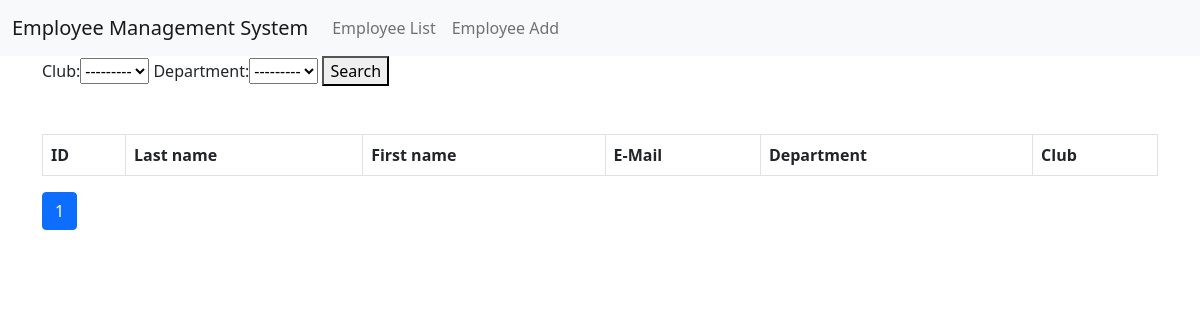
The app's page /, older data.
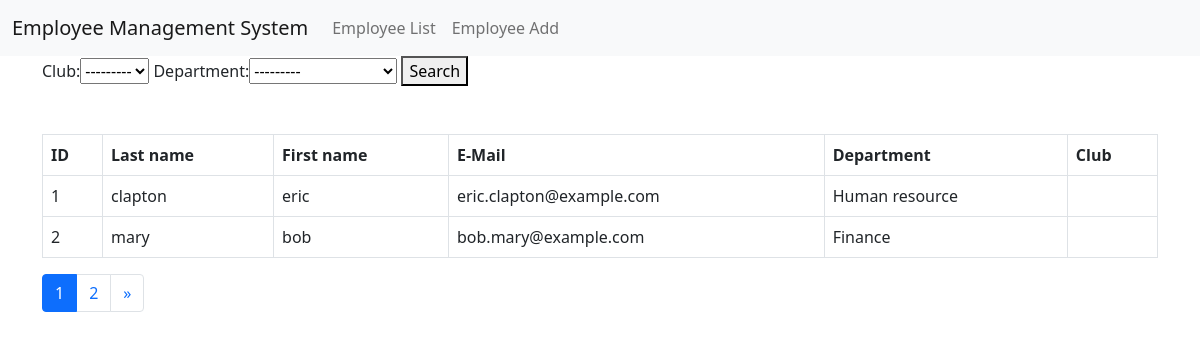
The same page, newer data.
### employee/models.py (models this page shows, shortened)
class Employee(models.Model):
    first_name = models.CharField("First name", max_length=20)
    last_name = models.CharField("Last name", max_length=20)
    email = models.EmailField("E-mail", max_length=254, blank=True)
    department = models.ForeignKey(
        Department, verbose_name="Dep Name", on_delete=models.PROTECT
    )
    club = models.ManyToManyField(Club, verbose_name="Club Name")
    created_at = models.DateTimeField("Date", default=timezone.now)

class Department(models.Model):
    name = models.CharField("Dep Name", max_length=20)
    created_at = models.DateTimeField("Date", default=timezone.now)
    def __str__(self):
        return self.name

### employee/views.py (the view)
# urls.py: path('', views.IndexView.as_view(), name="index"),
class IndexView(generic.ListView):
    model = Employee
    paginate_by = 2
    def get_context_data(self):
        context = super().get_context_data()
        context["form"] = SearchForm(self.request.GET)
        return context
    def get_queryset(self):
        form = SearchForm(self.request.GET)
        form.is_valid()
        queryset = super().get_queryset()
        department = form.cleaned_data["department"]
        if department:
            queryset = queryset.filter(department=department)
        club = form.cleaned_data["club"]
        if club:
            queryset = queryset.filter(club=club)
        return queryset

### employee/forms.py
class SearchForm(forms.Form):
    club = forms.ModelChoiceField(queryset=Club.objects, label="Club", required=False)
    department = forms.ModelChoiceField(queryset=Department.objects, label="Department", required=False)

### employee/templates/employee/employee_list.html
{% extends 'employee/base.html' %}
{% block content %}
    <form action="" method="GET">
        {{ form }}
        <button type="submit">Search</button>
    </form>
    <table class="table table-bordered mt-5">
    <thead>
        <tr>
            <th>ID</th>
            <th>Last name</th>
            <th>First name</th>
            <th>E-Mail</th>
            <th>Department</th>
            <th>Club</th>
        </tr>
    </thead>
    <tbody>
        {% for employee in employee_list %}
            <tr>
                <td>{{ employee.pk }}</td>
                <td>{{ employee.last_name }}</td>
                <td>{{ employee.first_name }}</td>
                <td>{{ employee.email }}</td>
                <td>{{ employee.department }}</td>
                <td>{% for club in employee.club.all %}{{ club }} {% endfor %}</td>
            </tr>
        {% endfor %}
    </tbody>
    </table>
{% include 'employee/page4.html' %}
{% endblock content %}

### employee/templates/employee/base.html (shortened to what this page needs)
<!doctype html>
<html lang="ja">
  <head>
    <link href="https://cdn.jsdelivr.net/npm/bootstrap@5.1.0/dist/css/bootstrap.min.css" rel="stylesheet">
  </head>
  <body>
    <nav class="navbar navbar-expand-xl navbar-light bg-light">
    <div class="container-fluid">
      <a class="navbar-brand" href="#">Employee Management System</a>
      <div class="collapse navbar-collapse" id="navbarBasic">
        <ul class="navbar-nav me-auto mb-2 mb-xl-0">
          <li class="nav-item">
            <a class="nav-link" href="{% url "employee:index" %}">Employee List</a>
          </li>
          <li class="nav-item">
            <a class="nav-link" href="{% url "admin:employee_employee_add" %}">Employee Add</a>
          </li>
        </ul>
      </div>
    </div>
  </nav>
    <div class="container">
        {% block content%}
        {% endblock %}
    </div>
  </body>
</html>

### employee/templates/employee/page4.html (shortened to what this page needs)
<nav aria-label="Page navigation">
  <ul class="pagination">
      {% for link_page in page_obj.paginator.page_range %}
        {% if link_page == page_obj.number %}
          <li class="page-item active">
            <a class="page-link" href="?page={{ link_page }}">
              {{ link_page }}
            </a>
          </li>
        {% else %}
          <li class="page-item">
            <a class="page-link" href="?page={{ link_page }}">
              {{ link_page }}
            </a>
          </li>
        {% endif %}
      {% endfor %}
      {% if page_obj.has_next %}
        <li class="page-item">
        <a class="page-link" href="?page={{ page_obj.next_page_number }}" aria-label="Next">
          <span aria-hidden="true">&raquo;</span>
        </a>
      </li>
      {% endif %}
  </ul>
</nav>

Row changes from the older to the newer data that the page shows:
added Employee: pk "1", last_name "clapton", first_name "eric", email "eric.clapton@example.com", department "Human resource"
added Employee: pk "2", last_name "mary", first_name "bob", email "bob.mary@example.com", department "Finance"
Text that changed along with them:
new list line: "2"
